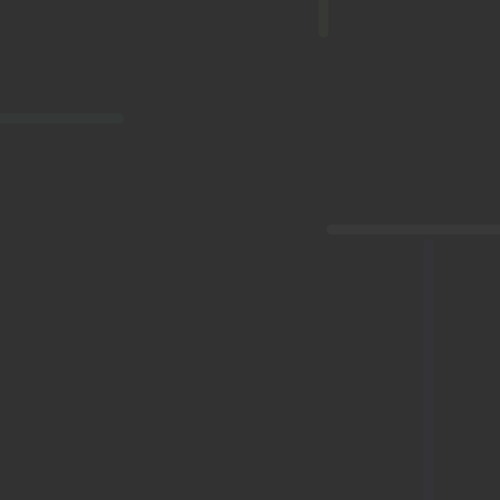
Frame 1 (no input)
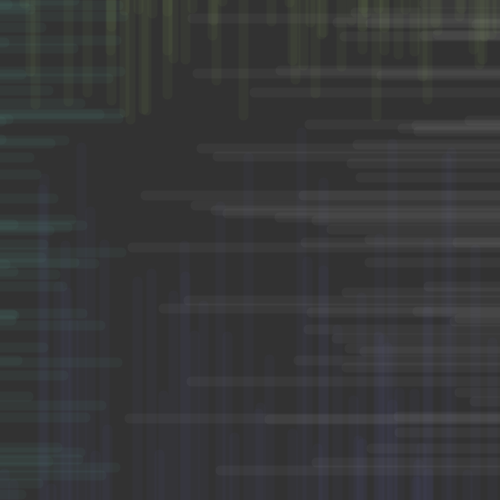
Frame 60 (the mouse pressed at the canvas centre just before this capture)
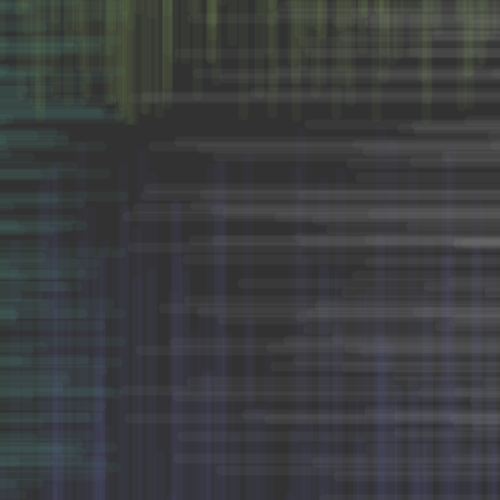
Frame 120 (the mouse held since frame 60 and released just before this capture)

The Processing sketch that drew these frames (run headless with seeded random() and noise(); from frame 60 on, the mouse is pressed at the canvas centre):

// Processing sketch: jan1threequarterspainterly
// ── jan1threequarterspainterly.pde
int SIZE = 500;
int MID = SIZE/2;
int clow = 100;
int chigh = 200;
int o = 10;

void setup() {
  surface.setSize(SIZE, SIZE);
  background(50);
  noFill();
  strokeWeight(10);
}

void draw() {
  top(color(chigh-25, chigh+25, clow, o));
  left(color(clow, chigh+25, chigh, o));
  bottom(color(clow, clow, chigh, o));
  right(color(225, o));
}

void top(color c) {
  stroke(c);
  float x = random(0, SIZE);
  float y = random(0, MID/2);
  line(x, 0, x, y);
}

void left(color c) {
  stroke(c);
  float x = random(0, MID/2);
  float y = random(0, SIZE);
  line(0, y, x, y);
}


void right(color c) {
  stroke(c);
  float y = random(0, SIZE);
  float x = random(MID/2, SIZE);
  line(x, y, SIZE, y);
}

void bottom(color c) {
  stroke(c);
  float x = random(0, SIZE);
  float y = random(MID/2, SIZE);
  line(x, y, x, SIZE);
}
